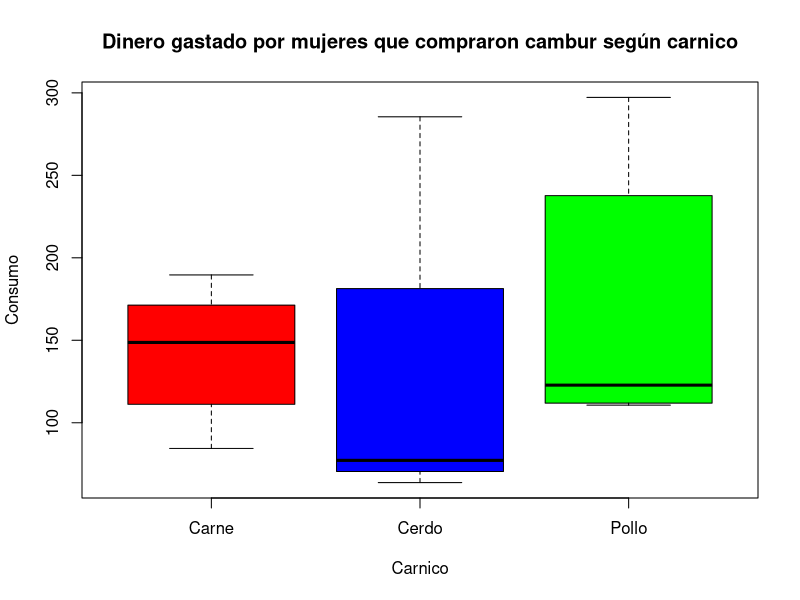

Write the R code that produced this figure.
mercado = read.table("Mercado.txt", header = T)
# Se extraen las secciones de interes de la tabla
genero = as.vector(mercado$Sexo)
carnico = as.vector(mercado$Carnico)
edad = as.vector(mercado$Edad)
fruta = as.vector(mercado$Fruta)
consumo = as.vector(mercado$Consumo)

# PREGUNTA 2

# Se filtran los datos según lo requerido (carnico y cambur como fruta)
F_consumo_carne = consumo [carnico == "Carne" & genero == "F" & fruta == "Cambur"]
# Vemos como se comportan los datos a nivel numerico
summary(F_consumo_carne)

# Se filtran los datos según lo requerido (carnico y cambur como fruta)
F_consumo_cerdo = consumo [carnico == "Cerdo" & genero == "F" & fruta == "Cambur"]
# Vemos como se comportan los datos a nivel numerico
summary(F_consumo_cerdo)

# Se filtran los datos según lo requerido (carnico y cambur como fruta)
F_consumo_pescado = consumo [carnico == "Pescado" & genero == "F" & fruta == "Cambur"]
# Vemos como se comportan los datos a nivel numerico
summary(F_consumo_pescado)

# Se filtran los datos según lo requerido (carnico y cambur como fruta)
F_consumo_pollo = consumo [carnico == "Pollo" & genero == "F" & fruta == "Cambur"]
# Vemos como se comportan los datos a nivel numerico
summary(F_consumo_pollo)

# Hacemos un boxplot triple para ver mejor como se comportan los datos
boxplot(F_consumo_carne, F_consumo_cerdo, F_consumo_pollo,
        
        main = "Dinero gastado por mujeres que compraron cambur según carnico",
        ylab = "Consumo",
        xlab = "Carnico",
        
        names = c("Carne", "Cerdo", "Pollo"),
        col = c("red", "blue", "green"))

# PREGUNTA 3

# Se filtran las variables para que quede una lista dado las comparaciones dadas
consumo_carne = carnico [genero == "M" & carnico == "Carne" & edad > 60]

# Se calcula la longitud del vector, que coincide con la cantidad buscada
cant_consumo_carne = length(consumo_carne)
